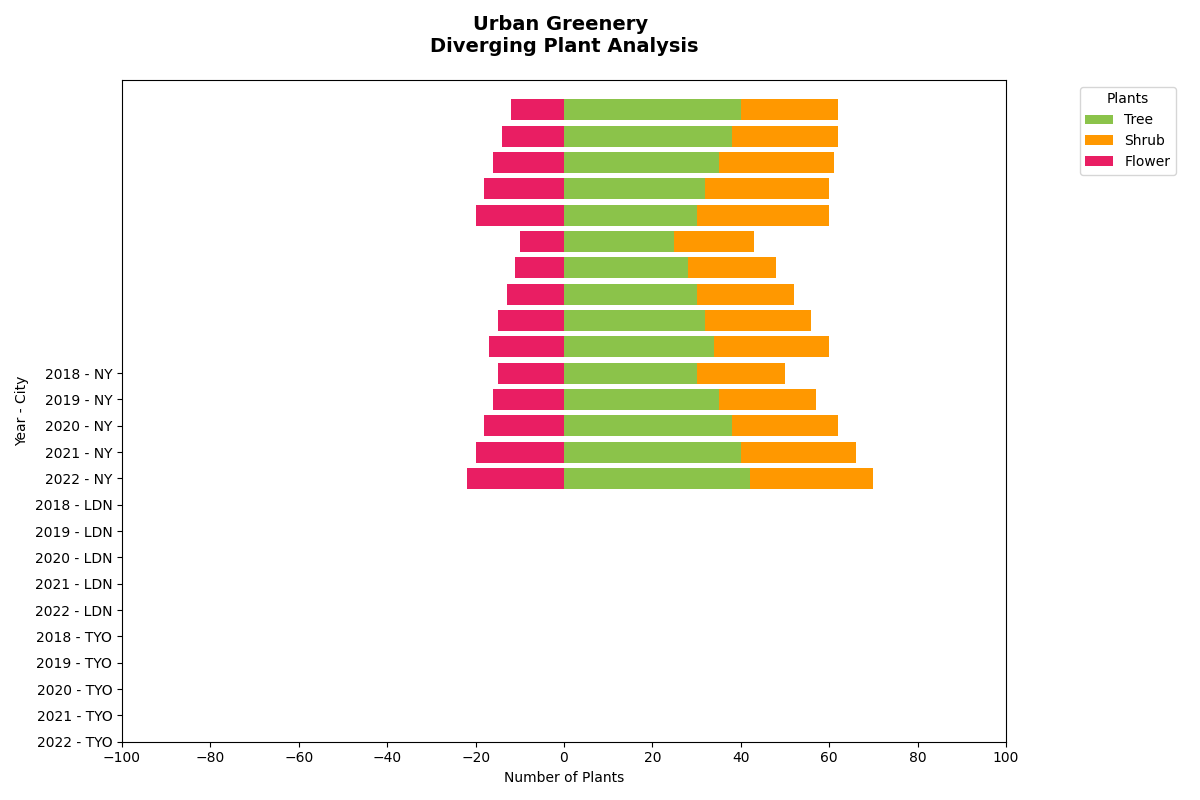

This figure's Python source:
import numpy as np
import matplotlib.pyplot as plt

# Define cities and plant types
cities = ['NY', 'LDN', 'TYO']
plant_types = ['Tree', 'Shrub', 'Flower']
years = np.array(['2018', '2019', '2020', '2021', '2022'])

# Data: Number of plants planted
data = np.array([
    [[30, 25, 40], [35, 28, 38], [38, 30, 35], [40, 32, 32], [42, 34, 30]],
    [[20, 18, 22], [22, 20, 24], [24, 22, 26], [26, 24, 28], [28, 26, 30]],
    [[15, 10, 12], [16, 11, 14], [18, 13, 16], [20, 15, 18], [22, 17, 20]],
])

# Process data for diverging bar chart
data_pos = data[:2]  # First two plant types as positive values
data_neg = data[2:]  # Third plant type as negative for divergence

# Initialize figure and axis
fig, ax = plt.subplots(figsize=(12, 8))

# Colors for plant types
colors = ['#8bc34a', '#ff9800', '#e91e63']

# Plot each city's data
for i, city in enumerate(cities):
    for plant_idx in range(len(data) - 1):  # Positive stacks
        ax.barh(-np.arange(len(years)) + i*len(years), data_pos[plant_idx, :, i],
                left=np.sum(data_pos[:plant_idx, :, i], axis=0), color=colors[plant_idx],
                label=plant_types[plant_idx] if i == 0 else "")
    
    ax.barh(-np.arange(len(years)) + i*len(years), -data_neg[0, :, i], color=colors[2],
            label=plant_types[2] if i == 0 else "")  # Negative stack

# Combine years and cities for labels
ytick_labels = [f"{year} - {city}" for city in cities for year in years]
ytick_positions = -np.arange(len(ytick_labels))

# Axes labels and customization
ax.set_yticks(ytick_positions)
ax.set_yticklabels(ytick_labels, fontsize=10)
ax.set_xticks(np.arange(-100, 101, 20))
ax.set_xlabel('Number of Plants')
ax.set_ylabel('Year - City')
ax.legend(title='Plants', loc='upper right', bbox_to_anchor=(1.2, 1))

# Title
ax.set_title('Urban Greenery \nDiverging Plant Analysis', pad=20, fontsize=14, weight='bold')

# Display plot
plt.tight_layout()
plt.show()
